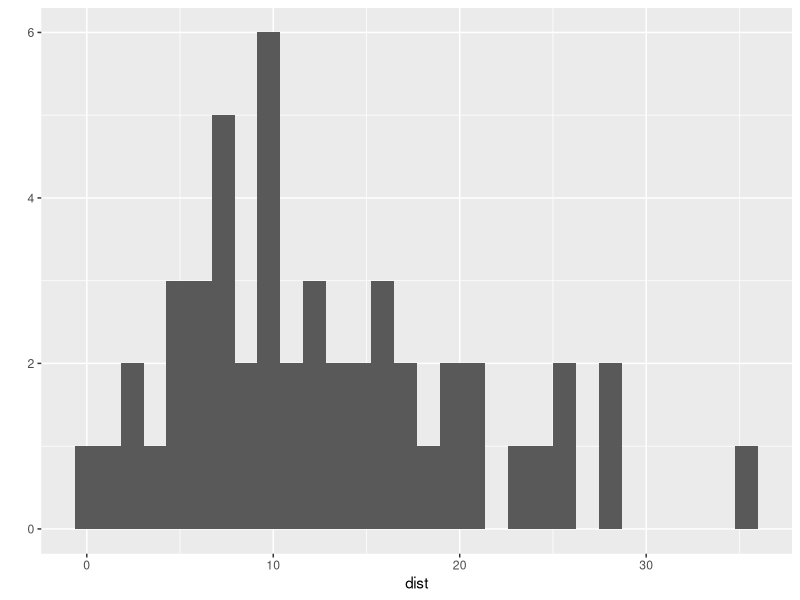
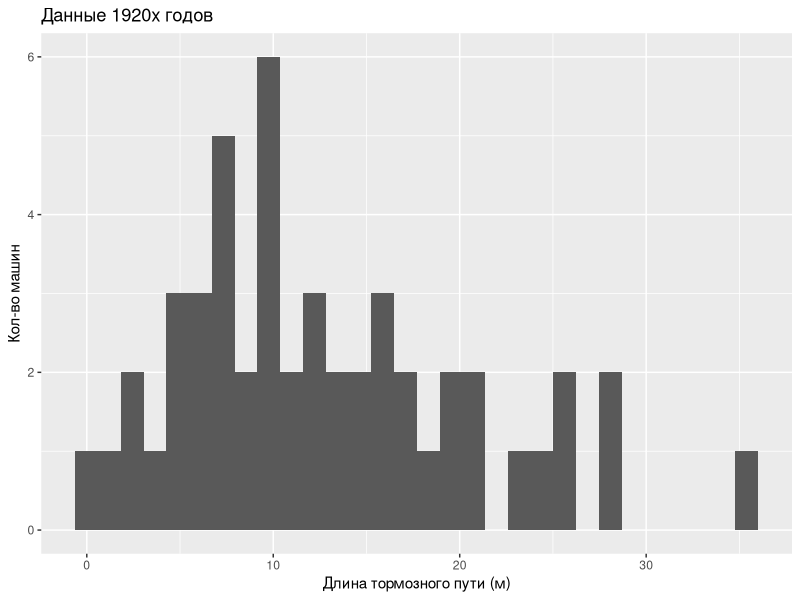
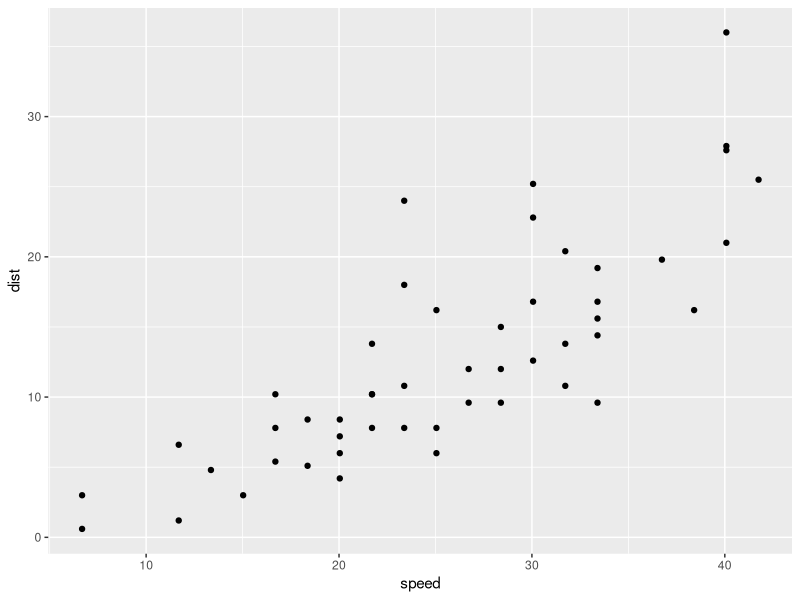
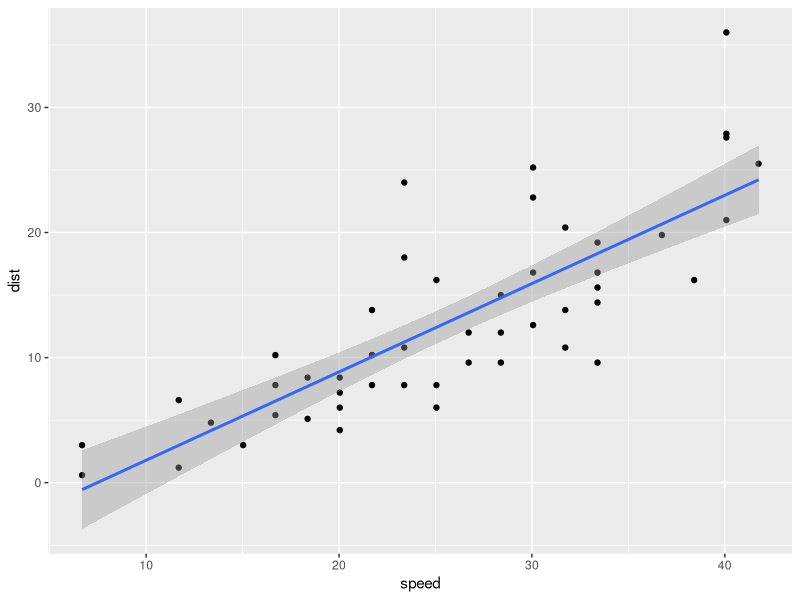

Write R code to recreate these figures, in order.
Sys.setlocale("LC_ALL","UTF-8")
setwd("~/Documents/workspace_r")

library(psych)
library(dplyr)
library(ggplot2)
library(GGally)

d <- cars
glimpse(d)
head(d)
tail(d)
describe(d)
tail(d, 10)
d2 <- mutate(d, speed = 1.67*speed, dist = 0.3*dist, ratio=dist/speed)

qplot(data = d2, dist)
qplot(data = d2, dist, xlab="Длина тормозного пути (м)",
      ylab="Кол-во машин",
      main="Данные 1920х годов")

qplot(data = d2, speed, dist)

model <- lm(data = d2, dist ~ speed)
#model
beta_hat <- coef(model)
#beta_hat
eps_hat <- residuals(model)
#eps_hat
y <- d2$dist
y_hat <- fitted(model)
RSS <- deviance(model)
#RSS
TSS <- sum ( (y - mean(y)) ^ 2 )
#TSS
ESS <- TSS - RSS
#ESS
R2 <- ESS / TSS
#R2
#  Above is the first way to calculate R2
#  Second way to calculate R2 is below
#  R - is a correlation between y and y_hat
#  R = cor(y, y_hat), thus
#  R2 = cor(y, y_hat)^2
x <- model.matrix(model)
#x - matrix of speed vectors and intercepts

# создадим новый набор данных для прогнозирования 
# тормозного пути от скорости движения автомобиля
# в реалиях 1920х годов
nd <- data.frame(speed = c(40,60))
# теперь рассчитаем значения прогноза на основании
# выведенной модели для этого набора
predict(model, nd)
# построим график
qplot(data = d2, speed, dist) + stat_smooth(method = "lm")
